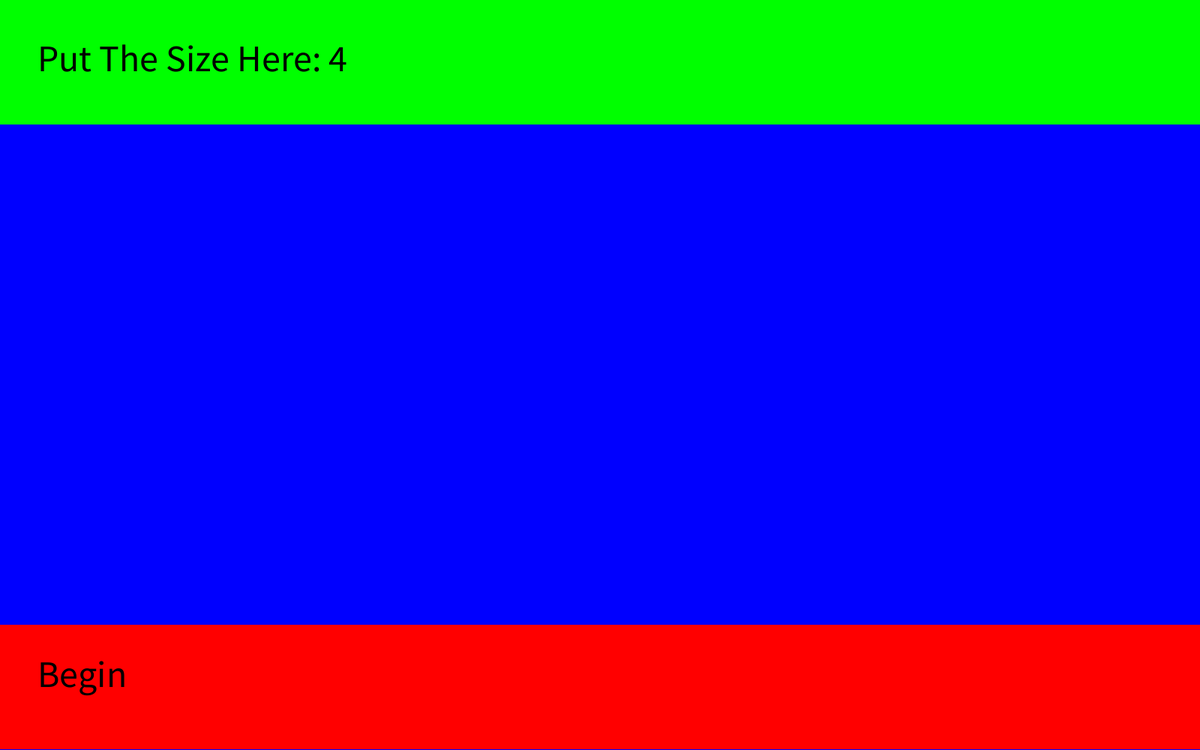
Frame 1 (no input)
Frame 60 (the mouse pressed at the canvas centre just before this capture): identical to frame 1, image omitted
Frame 120 (the mouse held since frame 60 and released just before this capture): identical to frame 1, image omitted

The Processing sketch that drew this single still picture (run headless with seeded random() and noise(); from frame 60 on, the mouse is pressed at the canvas centre):

// Processing sketch: sketch_16Game
// ── sketch_16Game.pde
int[] v;
int S = 4,w, x, t, e, P,W,H,m;
void setup(){
  size(1600,1000);
  W = width;
  H = height;
}
void draw(){
  m = floor(mouseY);
  if(P == 1){
    for(int k = 0; k < S*S; k++){
    for(int i = 0; i < S*S; i++){
      if(v[i] == 0){
        w = i;
      }
    }
    t = round(random(w-1,w+1));
    if(t >= S*S){
      t = S*S-1;
    }
    if(t < 0){
      t = 0;
    }
    x = round(random(0,1));
    if(x == 1){
      if(t == w-1 && w > S-1){
        t = w-S;
      }
      if(t == w+1 && w < S*(S-1)){
        t = w+S;
      }
    }
    if((t < S*S-1 && v[t+1] == 0 && t % S != S-1) || (t > 0 && v[t-1] == 0 && t % S != 0) || (t < S*(S-1) && v[t+S] == 0) || (t > S-1 && v[t-S] == 0)){
    w = v[t];
    x = 0;
    for(int i = 0; i < S; i++){
      for(int j = 0; j < S; j++){
        if(v[i+S*j] == 0){
          x = i+S*j;
        }
      }
    }
    v[t] = 0;
    v[x] = w;
  }
  }
  }
  if(P == 0){
    background(0,0,255);
    fill(0,255,0);
    noStroke();
    rect(0,0,W,H/6);
    fill(255,0,0);
    rect(0,5*H/6,W,H/6);
    fill(0);
    textSize(50);
    text("Put The Size Here: "+S,50,H/12+12);
    text("Begin",50,11*H/12);
    if(mousePressed){
      if(m < H/6){
        e = 1;
        S = 0;
      }
      else{
        e = 0;
        if(m > 5*H/6){
          v = new int[S*S];
          for(int i = 0; i < S*S-1; i++){
            v[i] = i+1;
          }
          v[S*S-1] = 0;
          P = 1;
        }
      }
    }
  }
  else{
    for(int i = 0; i < S; i++){
      for(int j = 0; j < S; j++){
        if(v[i+j*S] == 0){
          noStroke();
          fill(50);
        }
        else{
          stroke(200,0,0);
          fill(100);
          strokeWeight(80/S);
        }
        rect(i*W/S,j*H/S,W/S,H/S);
        if(v[i+j*S] != 0){
          fill(255);
          textSize(180/S);
          text(v[i+j*S],(i+0.5)*W/S-90/S,(j+0.5)*H/S+90/S);
        }
      }
    }
  }
}
void keyPressed(){
  if(e == 1){
    if(key >= 48 && key < 58){
      S *= 10;
      S += key-48;
    }
  }
  if(P == 2 && key == 'r'){
    P = 1;
  }
}
void mousePressed(){
  if(P == 2){
      t = floor(mouseX*S/W)+S*floor(m*S/H);
      if((t < S*S-1 && v[t+1] == 0 && t % S != S-1) || (t > 0 && v[t-1] == 0 && t % S != 0) || (t < S*(S-1) && v[t+S] == 0) || (t > S-1 && v[t-S] == 0)){
    w = v[t];
    x = 0;
    for(int i = 0; i < S; i++){
      for(int j = 0; j < S; j++){
        if(v[i+S*j] == 0){
          x = i+S*j;
        }
      }
    }
    v[t]=0;
    v[x] = w;
  }
  }
  else if(P == 1){
    P = 2;
  }
}
